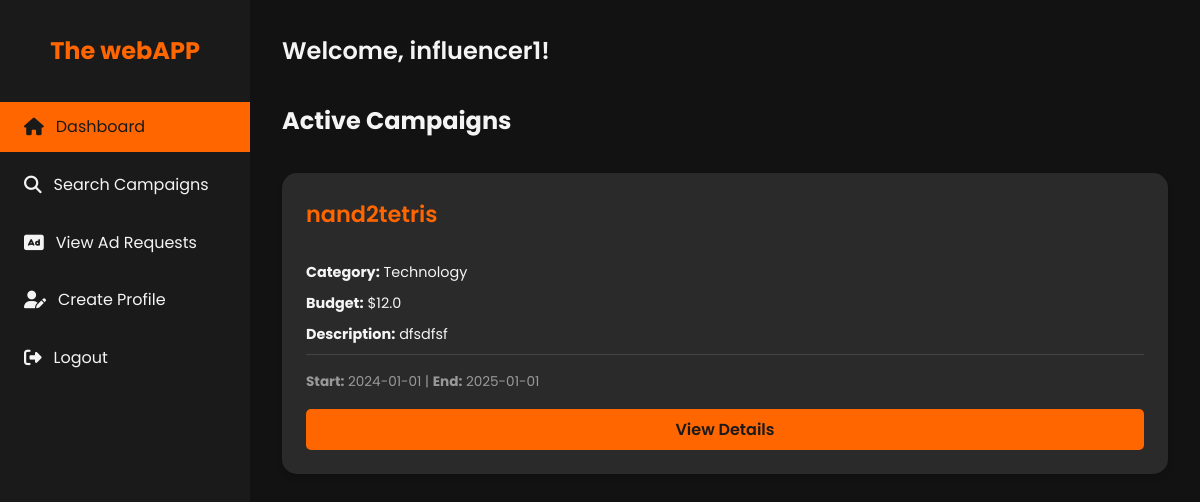
/influencer (signed in), run on an earlier commit of the app's database.
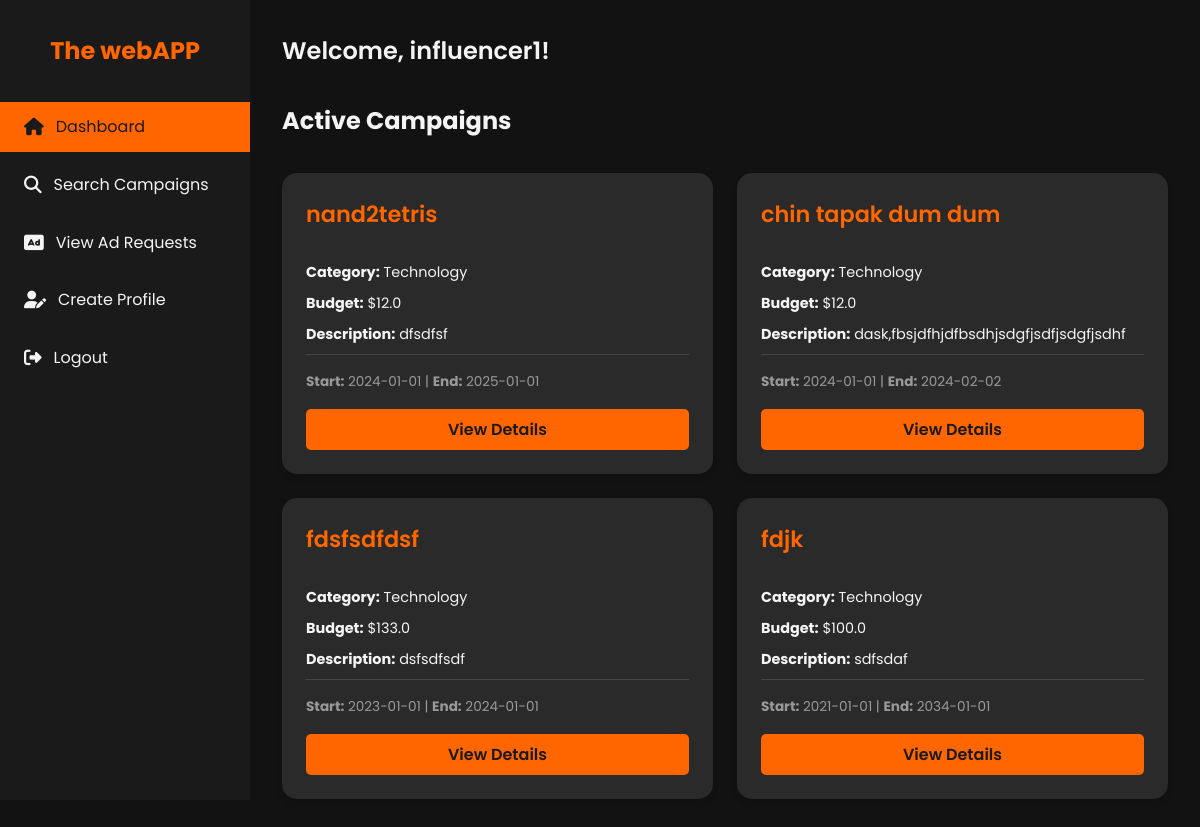
And on a later commit of the database.
### models.py (models this page shows, shortened)
class Campaign(db.Model):
    id = db.Column(db.Integer, primary_key=True)
    sponsor_id = db.Column(db.Integer, db.ForeignKey('sponsor.id', ondelete='SET NULL'), nullable=True)
    title = db.Column(db.String(120), nullable=False)
    company_name= db.Column(db.String(120), nullable=False)
    description = db.Column(db.Text)
    budget = db.Column(db.Float)
    category = db.Column(db.String(120))
    status = db.Column(db.String(50), nullable=False)  # active, completed, flagged
    start_date = db.Column(db.DateTime)
    end_date = db.Column(db.DateTime)
    is_public = db.Column(db.Boolean, default=True)
    sponsor = db.relationship('Sponsor', backref=db.backref('campaigns', lazy=True, cascade='all, delete-orphan'))

### app.py (the view)
    @app.route('/influencer')
    @login_required
    def influencer():
        if current_user.role != 'influencer':
            flash('Access denied. This page is for influencers only.', 'danger')
            return redirect(url_for('home'))
        active_campaigns = Campaign.query.filter_by(status='active', is_public=True).order_by(Campaign.start_date.desc()).limit(6).all()
        return render_template('influencer.html', current_user=current_user, active_campaigns=active_campaigns)

### templates/influencer.html (shortened to what this page needs)
<!DOCTYPE html>
<html lang="en">
<head>
    <link rel="stylesheet" href="https://cdnjs.cloudflare.com/ajax/libs/font-awesome/6.1.1/css/all.min.css">
</head>
<body>
    <div class="dashboard">
        <aside class="sidebar">
            <div class="logo">
                <h1>The webAPP</h1>
            </div>
            <nav>
                <ul class="nav-menu">
                    <li class="nav-item">
                        <a href="{{ url_for('influencer') }}" class="nav-link active">
                            <i class="fas fa-home"></i> Dashboard
                        </a>
                    </li>
                    <li class="nav-item">
                        <a href="{{ url_for('search_campaigns') }}" class="nav-link">
                            <i class="fas fa-search"></i> Search Campaigns
                        </a>
                    </li>
                    <li class="nav-item">
                        <a href="{{ url_for('influencer_ad_requests') }}" class="nav-link">
                            <i class="fas fa-ad"></i> View Ad Requests
                        </a>
                    </li>
                    <li class="nav-item">
                        <a href="{{ url_for('influencer_profile') }}" class="nav-link">
                            <i class="fas fa-user-edit"></i> Create Profile
                        </a>
                    </li>
                    <li class="nav-item">
                        <a href="{{ url_for('logout') }}" class="nav-link">
                            <i class="fas fa-sign-out-alt"></i> Logout
                        </a>
                    </li>
                </ul>
            </nav>
        </aside>
        <main class="main-content">
            <header class="header">
                <h1 class="welcome-text">Welcome, {{ current_user.username }}!</h1>
            </header>
            <section class="active-campaigns">
                <h2>Active Campaigns</h2>
                <div class="campaigns-grid">
                    {% for campaign in active_campaigns %}
                    <div class="campaign-card">
                        <h3 class="campaign-title">{{ campaign.title }}</h3>
                        <p class="campaign-details"><strong>Category:</strong> {{ campaign.category }}</p>
                        <p class="campaign-details"><strong>Budget:</strong> ${{ campaign.budget }}</p>
                        <p class="campaign-details"><strong>Description:</strong> {{ campaign.description[:100] }}{% if campaign.description|length > 100 %}...{% endif %}</p>
                        <p class="campaign-dates">
                            <strong>Start:</strong> {{ campaign.start_date.strftime('%Y-%m-%d') if campaign.start_date else 'N/A' }} |
                            <strong>End:</strong> {{ campaign.end_date.strftime('%Y-%m-%d') if campaign.end_date else 'N/A' }}
                        </p>
                        <a href="{{ url_for('campaign_details', campaign_id=campaign.id) }}" class="btn-view-details">View Details</a>
                    </div>
                    {% endfor %}
                </div>
            </section>
        </main>
    </div>
</body>
</html>

What changed in the data, as far as the page shows it:
added Campaign: title "chin tapak dum dum", category "Technology", budget "12.0", description "dask,fbsjdfhjdfbsdhjsdgfjsdfjsdgfjsdhf", start_date "2024-01-01", end_date "2024-02-02"
added Campaign: title "fdsfsdfdsf", category "Technology", budget "133.0", description "dsfsdfsdf", start_date "2023-01-01", end_date "2024-01-01"
added Campaign: title "fdjk", category "Technology", budget "100.0", description "sdfsdaf", start_date "2021-01-01", end_date "2034-01-01"
